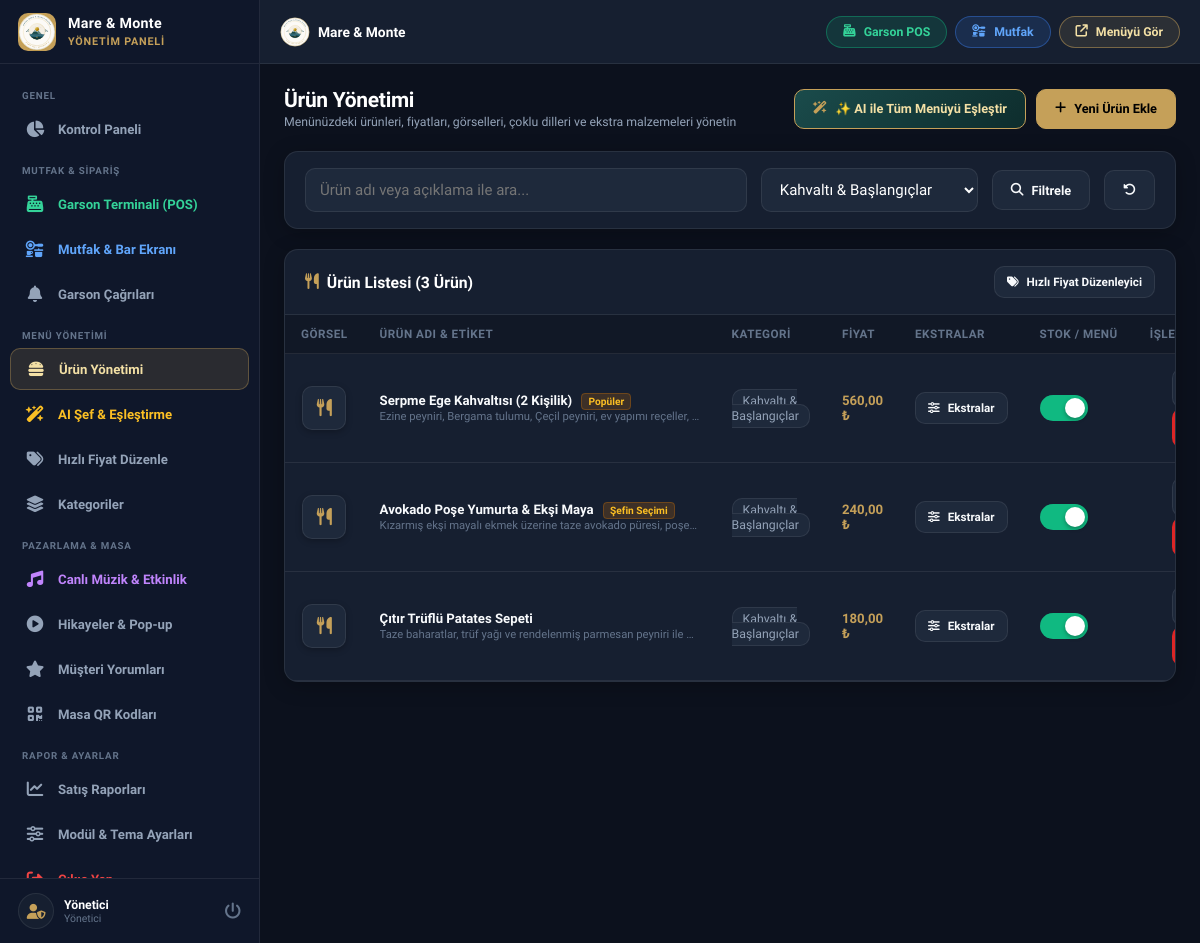
Page /admin/products.php?category=1 (signed in) on the earlier database version.
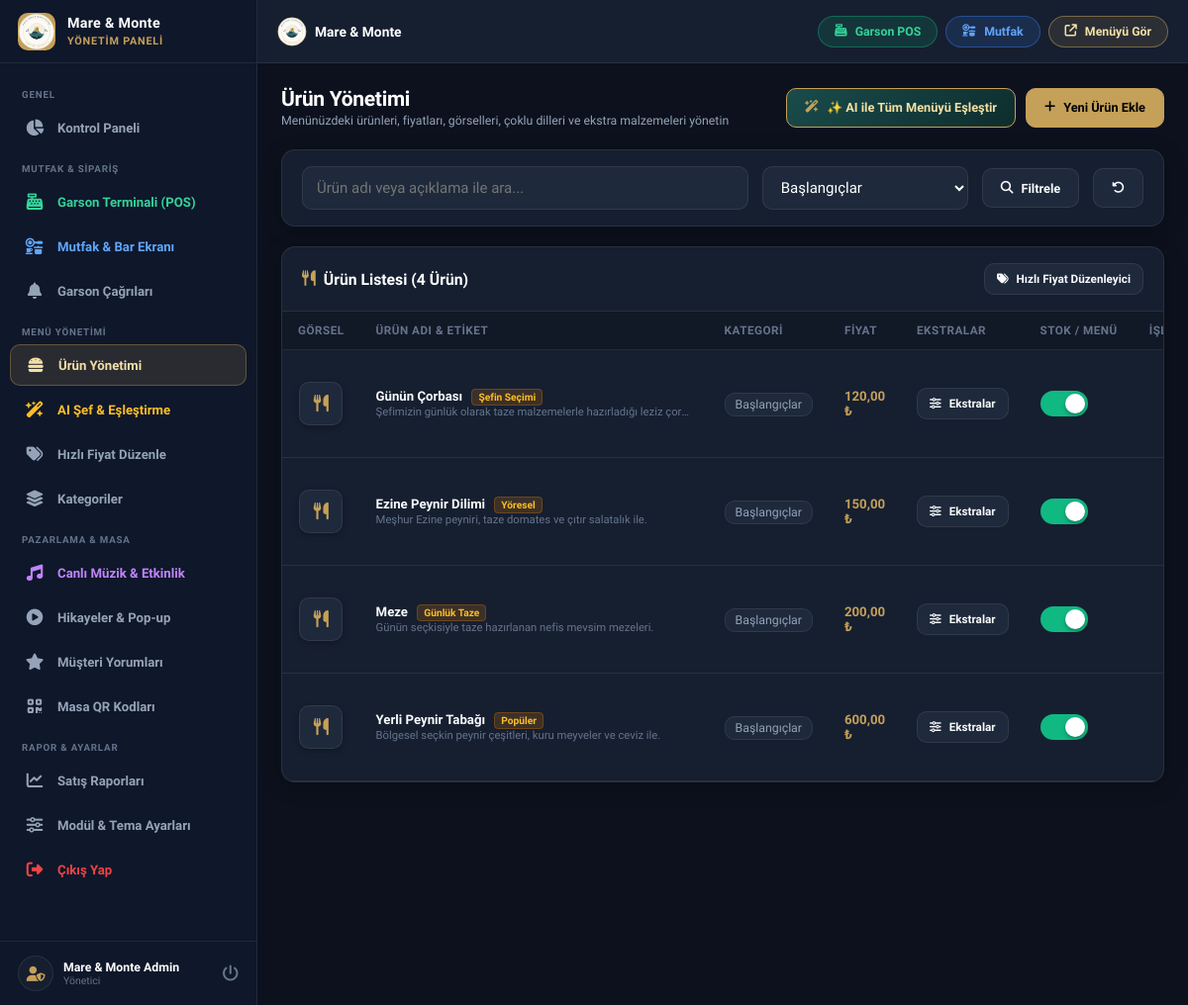
Same page on the later database version.
### tables this page shows
CREATE TABLE products (
        id INTEGER PRIMARY KEY AUTOINCREMENT,
        category_id INT NOT NULL,
        name VARCHAR(200) NOT NULL,
        description TEXT,
        name_en VARCHAR(200) DEFAULT '',
        desc_en TEXT,
        name_ar VARCHAR(200) DEFAULT '',
        desc_ar TEXT,
        name_ru VARCHAR(200) DEFAULT '',
        desc_ru TEXT,
        name_de VARCHAR(200) DEFAULT '',
        desc_de TEXT,
        price DECIMAL(10,2) NOT NULL DEFAULT 0.00,
        old_price DECIMAL(10,2) DEFAULT NULL,
        image VARCHAR(255) DEFAULT '',
        badge VARCHAR(50) DEFAULT '',
        calories INT DEFAULT 0,
        prep_time INT DEFAULT 15,
        allergens VARCHAR(255) DEFAULT '',
        is_available INT DEFAULT 1,
        is_featured INT DEFAULT 0,
        sort_order INT DEFAULT 0,
        view_count INT DEFAULT 0,
        created_at DATETIME DEFAULT CURRENT_TIMESTAMP
    , pairing_suggestion TEXT DEFAULT '');

CREATE TABLE categories (
        id INTEGER PRIMARY KEY AUTOINCREMENT,
        name VARCHAR(150) NOT NULL,
        slug VARCHAR(150),
        icon VARCHAR(100) DEFAULT 'utensils',
        image VARCHAR(255) DEFAULT '',
        name_en VARCHAR(150) DEFAULT '',
        name_ar VARCHAR(150) DEFAULT '',
        name_ru VARCHAR(150) DEFAULT '',
        name_de VARCHAR(150) DEFAULT '',
        sort_order INT DEFAULT 0,
        is_active INT DEFAULT 1,
        created_at DATETIME DEFAULT CURRENT_TIMESTAMP
    );

### config.php (called while the page is built, shortened)
<?php
function formatPrice($price, $currency = '₺') {
    return number_format((float)$price, 2, ',', '.') . ' ' . $currency;
}

### admin/products.php (the view, shortened to what the changed rows need)
<?php
require_once __DIR__ . '/header.php';
$categories = $pdo->query("SELECT * FROM categories ORDER BY sort_order ASC, name ASC")->fetchAll();
$filterCat = (int)($_GET['category'] ?? 0);
$query = "SELECT p.*, c.name as cat_name FROM products p LEFT JOIN categories c ON p.category_id = c.id WHERE 1=1";
$params = [];
if ($filterCat > 0) {
    $query .= " AND p.category_id = ?";
    $params[] = $filterCat;
}
$query .= " ORDER BY p.category_id ASC, p.sort_order ASC, p.id DESC";
$stmtP = $pdo->prepare($query);
$stmtP->execute($params);
$products = $stmtP->fetchAll();
?>
<div class="page-header">
    <div class="page-title">
        <h1>Ürün Yönetimi</h1>
    </div>
</div>
<div class="card" style="margin-bottom: 20px;">
    <div class="card-body" style="padding: 16px 20px;">
        <form method="GET" action="products.php" style="display: flex; gap: 14px; flex-wrap: wrap; align-items: center;">
            <div style="min-width: 180px;">
                <select name="category" class="form-control" onchange="this.form.submit()">
                    <?php foreach ($categories as $c): ?>
                        <option value="<?php echo $c['id']; ?>" <?php echo $filterCat === (int)$c['id'] ? 'selected' : ''; ?>>
                            <?php echo htmlspecialchars($c['name']); ?>
                        </option>
                    <?php endforeach; ?>
                </select>
            </div>
        </form>
    </div>
</div>
<div class="card">
    <div class="card-header">
        <h3 class="card-title"><i class="fas fa-utensils" style="color:var(--primary);"></i> Ürün Listesi (<?php echo count($products); ?> Ürün)</h3>
        <a href="quick-price.php" class="btn btn-secondary btn-sm"><i class="fas fa-tags"></i> Hızlı Fiyat Düzenleyici</a>
    </div>
    <div class="card-body" style="padding: 0;">
        <div class="table-responsive desktop-table-view">
            <table class="admin-table">
                <thead>
                    <tr>
                        <th style="width: 70px; text-align: center;">Görsel</th>
                        <th>Ürün Adı & Etiket</th>
                        <th>Kategori</th>
                        <th>Fiyat</th>
                        <th>Ekstralar</th>
                        <th style="text-align: center;">Stok / Menü</th>
                        <th style="text-align: right;">İşlemler</th>
                    </tr>
                </thead>
                <tbody>
                    <?php if (empty($products)): ?>
                        <tr>
                            <td colspan="7" style="text-align: center; padding: 32px; color: var(--text-dim);">
                                Kriterlere uygun ürün bulunamadı.
                            </td>
                        </tr>
                    <?php else: ?>
                        <?php foreach ($products as $p): ?>
                            <tr id="row-product-<?php echo $p['id']; ?>">
                                <td style="text-align: center;">
                                    <?php if (!empty($p['image'])): ?>
                                        <div class="table-thumb" style="display:none;">
                                            <i class="fas fa-utensils"></i>
                                        </div>
                                    <?php else: ?>
                                        <div class="table-thumb">
                                            <i class="fas fa-utensils"></i>
                                        </div>
                                    <?php endif; ?>
                                </td>
                                <td>
                                    <strong><?php echo htmlspecialchars($p['name']); ?></strong>
                                    <?php if (!empty($p['badge'])): ?>
                                        <span style="background: rgba(217, 119, 6, 0.2); color: #fbbf24; border:1px solid rgba(217,119,6,0.3); font-size: 0.68rem; font-weight:700; padding:2px 6px; border-radius:4px; margin-left:6px;">
                                            <?php echo htmlspecialchars($p['badge']); ?>
                                        </span>
                                    <?php endif; ?>
                                    <div style="font-size: 0.75rem; color: var(--text-dim); max-width: 320px; overflow: hidden; text-overflow: ellipsis; white-space: nowrap; margin-top: 2px;">
                                        <?php echo htmlspecialchars($p['description']); ?>
                                    </div>
                                </td>
                                <td>
                                    <span style="font-size: 0.82rem; color: var(--text-muted); background: var(--bg-input); padding: 4px 10px; border-radius: var(--radius-sm); border: 1px solid var(--border);">
                                        <?php echo htmlspecialchars($p['cat_name'] ?: 'Kategorisiz'); ?>
                                    </span>
                                </td>
                                <td style="font-weight: 800; color: var(--primary);">
                                    <?php echo formatPrice($p['price']); ?>
                                </td>
                                <td>
                                    <button type="button" class="btn btn-secondary btn-sm" onclick="openOptionsManager(<?php echo $p['id']; ?>, '<?php echo htmlspecialchars(addslashes($p['name'])); ?>')">
                                        <i class="fas fa-sliders"></i> Ekstralar
                                    </button>
                                </td>
                                <td>
                                    <label class="switch" title="Menüde göster / Tükendi">
                                        <span class="slider"></span>
                                    </label>
                                </td>
                                <td style="text-align: right;">
                                    <button type="button" class="btn btn-secondary btn-icon" title="Düzenle" onclick='editProduct(<?php echo json_encode($p); ?>)'>
                                    </button>
                                    <button type="button" class="btn btn-danger btn-icon btn-delete-item" title="Sil" data-type="product" data-id="<?php echo $p['id']; ?>" data-name="<?php echo htmlspecialchars($p['name']); ?>">
                                    </button>
                                </td>
                            </tr>
                        <?php endforeach; ?>
                    <?php endif; ?>
                </tbody>
            </table>
        </div>
    </div>
</div>
<?php require_once __DIR__ . '/footer.php'; ?>

### admin/header.php (shortened to what the changed rows need)
<?php
$adminName = $_SESSION['admin_name'] ?? 'Yönetici';
?>
<!DOCTYPE html>
<html lang="tr">
<head>
    <link rel="stylesheet" href="https://cdnjs.cloudflare.com/ajax/libs/font-awesome/6.4.0/css/all.min.css">
    <link rel="stylesheet" href="../assets/css/admin.css?v=<?php echo time(); ?>">
</head>
<body>
    <aside class="admin-sidebar" id="adminSidebar">
        <div class="sidebar-header">
            <div class="sidebar-brand-text">
                <h2>Mare &amp; Monte</h2>
            </div>
        </div>
        <div class="sidebar-footer">
            <div class="admin-profile">
                <div>
                    <div class="admin-name"><?php echo htmlspecialchars($adminName); ?></div>
                    <div class="admin-role">Yönetici</div>
                </div>
            </div>
        </div>
    </aside>
    <div class="admin-main">
        <main class="admin-content">

Differences in the rows shown:
removed products: name "Serpme Ege Kahvaltısı (2 Kişilik)", badge "Popüler", description "Ezine peyniri, Bergama tulumu, Çeçil peyniri, ev yapımı reçeller,…", category.name "Kahvaltı & Başlangıçlar", price "560,00 ₺"
removed products: name "Avokado Poşe Yumurta & Ekşi Maya", badge "Şefin Seçimi", description "Kızarmış ekşi mayalı ekmek üzerine taze avokado püresi, poşe…", category.name "Kahvaltı & Başlangıçlar", price "240,00 ₺"
removed products: name "Çıtır Trüflü Patates Sepeti", description "Taze baharatlar, trüf yağı ve rendelenmiş parmesan peyniri ile…", category.name "Kahvaltı & Başlangıçlar", price "180,00 ₺"
added products: name "Günün Çorbası", badge "Şefin Seçimi", description "Şefimizin günlük olarak taze malzemelerle hazırladığı leziz çor…", category.name "Başlangıçlar", price "120,00 ₺"
added products: name "Ezine Peynir Dilimi", badge "Yöresel", description "Meşhur Ezine peyniri, taze domates ve çıtır salatalık ile.", category.name "Başlangıçlar", price "150,00 ₺"
added products: name "Meze", badge "Günlük Taze", description "Günün seçkisiyle taze hazırlanan nefis mevsim mezeleri.", category.name "Başlangıçlar", price "200,00 ₺"
now on this page (row edited): products: name "Yerli Peynir Tabağı", badge "Popüler", description "Bölgesel seçkin peynir çeşitleri, kuru meyveler ve ceviz ile.", category.name "Başlangıçlar", price "600,00 ₺"
Other differences:
$adminName: "Yönetici" → "Mare & Monte Admin"
form field category: "Kahvaltı & Başlangıçlar" → "Başlangıçlar"
count($products): "3" → "4"
